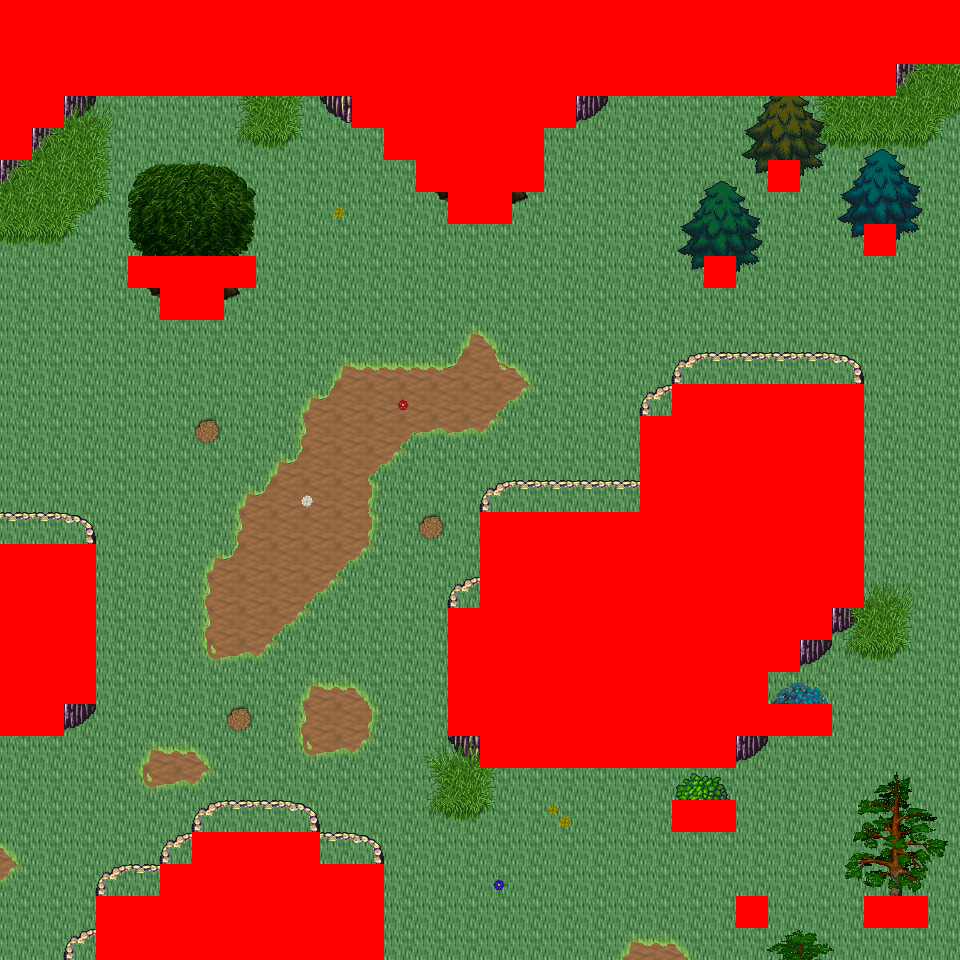

A level layout from a 2D game, rendered from its tile map. Below: a short description, then the map file with tile-grid data replaced by summaries:
An orthogonal 30x30 tile map with 32x32 px tiles, 6 tile layers (Ground, Object, Object2, Above, ...), 32 tilesets and 5 objects (5x mapExit).

<map version="1.0" orientation="orthogonal" renderorder="right-down" width="30" height="30" tilewidth="32" tileheight="32" nextobjectid="6">
  <tileset firstgid="1" name="tileset_logic_collision" tilewidth="32" tileheight="32" tilecount="1" columns="1">
    <image source="../drawable/tileset_logic_collision.png" width="32" height="32" />
  </tileset>
  <tileset firstgid="2" name="tileset_ground_ridge_earth_pale" tilewidth="32" tileheight="32" tilecount="96" columns="12">
    <image source="../drawable/tileset_ground_ridge_earth_pale.png" width="384" height="256" />
  </tileset>
  <tileset firstgid="98" name="tileset_ground_ridge_earth_dark" tilewidth="32" tileheight="32" tilecount="96" columns="12">
    <image source="../drawable/tileset_ground_ridge_earth_dark.png" width="384" height="256" />
  </tileset>
  <tileset firstgid="194" name="tileset_ground_ground" tilewidth="32" tileheight="32" tilecount="33" columns="3">
    <image source="../drawable/tileset_ground_ground.png" width="96" height="352" />
  </tileset>
  <tileset firstgid="227" name="tileset_terrain_grassland" tilewidth="32" tileheight="32" tilecount="88" columns="8">
    <image source="../drawable/tileset_terrain_grassland.png" width="256" height="352" />
  </tileset>
  <tileset firstgid="315" name="tileset_ground_grass_edges" tilewidth="32" tileheight="32" tilecount="36" columns="12">
    <image source="../drawable/tileset_ground_grass_edges.png" width="384" height="96" />
  </tileset>
  <tileset firstgid="351" name="tileset_ground_grass_corners" tilewidth="32" tileheight="32" tilecount="24" columns="6">
    <image source="../drawable/tileset_ground_grass_corners.png" width="192" height="128" />
  </tileset>
  <tileset firstgid="375" name="tileset_plant_tree_tree_darkgreen" tilewidth="32" tileheight="32" tilecount="88" columns="8">
    <image source="../drawable/tileset_plant_tree_tree_darkgreen.png" width="256" height="352" />
  </tileset>
  <tileset firstgid="463" name="tileset_plant_tree_fall_trees" tilewidth="32" tileheight="32" tilecount="40" columns="8">
    <image source="../drawable/tileset_plant_tree_fall_trees.png" width="256" height="160" />
  </tileset>
  <tileset firstgid="503" name="tileset_plant_tree_evergreen" tilewidth="32" tileheight="32" tilecount="36" columns="3">
    <image source="../drawable/tileset_plant_tree_evergreen.png" width="96" height="384" />
  </tileset>
  <tileset firstgid="539" name="tileset_plant_tree_pine_tree" tilewidth="32" tileheight="32" tilecount="20" columns="4">
    <image source="../drawable/tileset_plant_tree_pine_tree.png" width="128" height="160" />
  </tileset>
  <tileset firstgid="559" name="tileset_plant_tree_pine_tree_1" tilewidth="32" tileheight="32" tilecount="20" columns="4">
    <image source="../drawable/tileset_plant_tree_pine_tree_1.png" width="128" height="160" />
  </tileset>
  <tileset firstgid="579" name="tileset_building_decoration_rocks" tilewidth="32" tileheight="32" tilecount="6" columns="3">
    <image source="../drawable/tileset_building_decoration_rocks.png" width="96" height="64" />
  </tileset>
  <tileset firstgid="585" name="tileset_plant_stump_hollow_logs" tilewidth="32" tileheight="32" tilecount="6" columns="3">
    <image source="../drawable/tileset_plant_stump_hollow_logs.png" width="96" height="64" />
  </tileset>
  <tileset firstgid="591" name="tileset_plant_stump_small_stump" tilewidth="32" tileheight="32" tilecount="4" columns="2">
    <image source="../drawable/tileset_plant_stump_small_stump.png" width="64" height="64" />
  </tileset>
  <tileset firstgid="595" name="tileset_plant_flower_daisy_yellow" tilewidth="32" tileheight="32" tilecount="8" columns="2">
    <image source="../drawable/tileset_plant_flower_daisy_yellow.png" width="64" height="128" />
  </tileset>
  <tileset firstgid="603" name="tileset_plant_flower_daisy_white" tilewidth="32" tileheight="32" tilecount="8" columns="2">
    <image source="../drawable/tileset_plant_flower_daisy_white.png" width="64" height="128" />
  </tileset>
  <tileset firstgid="611" name="tileset_plant_flower_daisy_red" tilewidth="32" tileheight="32" tilecount="8" columns="2">
    <image source="../drawable/tileset_plant_flower_daisy_red.png" width="64" height="128" />
  </tileset>
  <tileset firstgid="619" name="tileset_plant_flower_daisy_blue" tilewidth="32" tileheight="32" tilecount="8" columns="2">
    <image source="../drawable/tileset_plant_flower_daisy_blue.png" width="64" height="128" />
  </tileset>
  <tileset firstgid="627" name="tileset_plant_leaves" tilewidth="32" tileheight="32" tilecount="8" columns="4">
    <image source="../drawable/tileset_plant_leaves.png" width="128" height="64" />
  </tileset>
  <tileset firstgid="635" name="tileset_plant_brown_mushrooms" tilewidth="32" tileheight="32" tilecount="24" columns="6">
    <image source="../drawable/tileset_plant_brown_mushrooms.png" width="192" height="128" />
  </tileset>
  <tileset firstgid="659" name="tileset_logic_item_resources" tilewidth="32" tileheight="32" tilecount="6" columns="6">
    <image source="../drawable/tileset_logic_item_resources.png" width="192" height="32" />
  </tileset>
  <tileset firstgid="665" name="tileset_logic_creature_animal" tilewidth="32" tileheight="32" tilecount="32" columns="8">
    <image source="../drawable/tileset_logic_creature_animal.png" width="256" height="128" />
  </tileset>
  <tileset firstgid="697" name="tileset_ground_tall_grass" tilewidth="32" tileheight="32" tilecount="15" columns="5">
    <image source="../drawable/tileset_ground_tall_grass.png" width="160" height="96" />
  </tileset>
  <tileset firstgid="712" name="tileset_logic_creature_reptile" tilewidth="32" tileheight="32" tilecount="7" columns="7">
    <image source="../drawable/tileset_logic_creature_reptile.png" width="224" height="32" />
  </tileset>
  <tileset firstgid="719" name="tileset_plant_bush_leafy" tilewidth="32" tileheight="32" tilecount="48" columns="8">
    <image source="../drawable/tileset_plant_bush_leafy.png" width="256" height="192" />
  </tileset>
  <tileset firstgid="767" name="tileset_plant_bushes_and_trees" tilewidth="32" tileheight="32" tilecount="144" columns="16">
    <image source="../drawable/tileset_plant_bushes_and_trees.png" width="512" height="289" />
  </tileset>
  <tileset firstgid="911" name="tileset_building_thatched_roof_cottage1" tilewidth="32" tileheight="32" tilecount="20" columns="4">
    <image source="../drawable/tileset_building_thatched_roof_cottage1.png" width="128" height="160" />
  </tileset>
  <tileset firstgid="931" name="tileset_building_thatched_roof_cottage2" tilewidth="32" tileheight="32" tilecount="20" columns="4">
    <image source="../drawable/tileset_building_thatched_roof_cottage2.png" width="128" height="160" />
  </tileset>
  <tileset firstgid="951" name="tileset_plant_stump_stump_rectangular" tilewidth="32" tileheight="32" tilecount="4" columns="2">
    <image source="../drawable/tileset_plant_stump_stump_rectangular.png" width="64" height="64" />
  </tileset>
  <tileset firstgid="955" name="tileset_object_well_hoist" tilewidth="32" tileheight="32" tilecount="9" columns="3">
    <image source="../drawable/tileset_object_well_hoist.png" width="96" height="96" />
  </tileset>
  <tileset firstgid="964" name="tileset_logic_creature_gnome" tilewidth="32" tileheight="32" tilecount="6" columns="6">
    <image source="../drawable/tileset_logic_creature_gnome.png" width="192" height="32" />
  </tileset>
  <layer name="Ground" width="30" height="30">
    <data>[900 cells, 900 non-empty, 3 distinct tile ids]</data>
  </layer>
  <layer name="Object" width="30" height="30">
    <data>[900 cells, 275 non-empty, 62 distinct tile ids]</data>
  </layer>
  <layer name="Object2" width="30" height="30">
    <data>[900 cells, 73 non-empty, 22 distinct tile ids]</data>
  </layer>
  <layer name="Above" width="30" height="30">
    <data>[900 cells, 132 non-empty, 97 distinct tile ids]</data>
  </layer>
  <layer name="Above2" width="30" height="30">
    <data>[900 cells, 1 non-empty, 1 distinct tile ids]</data>
  </layer>
  <layer name="Walkable" width="30" height="30">
    <data>[900 cells, 285 non-empty, 1 distinct tile ids]</data>
  </layer>
  <objectgroup name="MapEvents">
    <object id="1" name="south" type="mapExit" x="0" y="928" width="96" height="32">
      <properties>
        <property name="map" value="level_0_x53_y9" />
        <property name="x" value="0" />
        <property name="y" value="1" />
      </properties>
    </object>
    <object id="2" name="south2" type="mapExit" x="384" y="928" width="576" height="32">
      <properties>
        <property name="map" value="level_0_x53_y9" />
        <property name="x" value="12" />
        <property name="y" value="1" />
      </properties>
    </object>
    <object id="3" name="west" type="mapExit" x="0" y="160" width="32" height="384">
      <properties>
        <property name="map" value="level_0_x52_y8" />
        <property name="x" value="28" />
        <property name="y" value="5" />
      </properties>
    </object>
    <object id="4" name="west2" type="mapExit" x="0" y="736" width="32" height="224">
      <properties>
        <property name="map" value="level_0_x52_y8" />
        <property name="x" value="28" />
        <property name="y" value="23" />
      </properties>
    </object>
    <object id="5" name="east" type="mapExit" x="928" y="64" width="32" height="896">
      <properties>
        <property name="map" value="level_0_x54_y8" />
        <property name="x" value="1" />
        <property name="y" value="2" />
      </properties>
    </object>
  </objectgroup>
</map>
